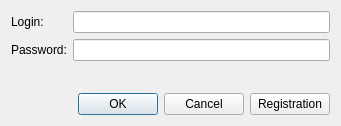
<?xml version="1.0" encoding="UTF-8"?>
<ui version="4.0">
 <class>LoginForm</class>
 <widget class="QWidget" name="LoginForm">
  <property name="geometry">
   <rect>
    <x>0</x>
    <y>0</y>
    <width>341</width>
    <height>126</height>
   </rect>
  </property>
  <property name="windowTitle">
   <string>Form</string>
  </property>
  <layout class="QVBoxLayout" name="verticalLayout">
   <item>
    <layout class="QFormLayout" name="formLayout">
     <item row="0" column="0">
      <widget class="QLabel" name="label">
       <property name="text">
        <string>Login:</string>
       </property>
      </widget>
     </item>
     <item row="1" column="0">
      <widget class="QLabel" name="label_2">
       <property name="text">
        <string>Password:</string>
       </property>
      </widget>
     </item>
     <item row="0" column="1">
      <widget class="QLineEdit" name="loginEdit"/>
     </item>
     <item row="1" column="1">
      <widget class="QLineEdit" name="passwordEdit">
       <property name="echoMode">
        <enum>QLineEdit::Password</enum>
       </property>
      </widget>
     </item>
    </layout>
   </item>
   <item>
    <spacer name="verticalSpacer">
     <property name="orientation">
      <enum>Qt::Vertical</enum>
     </property>
     <property name="sizeHint" stdset="0">
      <size>
       <width>20</width>
       <height>40</height>
      </size>
     </property>
    </spacer>
   </item>
   <item>
    <layout class="QHBoxLayout" name="horizontalLayout">
     <item>
      <widget class="QDialogButtonBox" name="buttonBox">
       <property name="standardButtons">
        <set>QDialogButtonBox::Cancel|QDialogButtonBox::Ok</set>
       </property>
      </widget>
     </item>
     <item>
      <widget class="QPushButton" name="registrationPushButton">
       <property name="text">
        <string>Registration</string>
       </property>
      </widget>
     </item>
    </layout>
   </item>
  </layout>
 </widget>
 <resources/>
 <connections/>
</ui>
